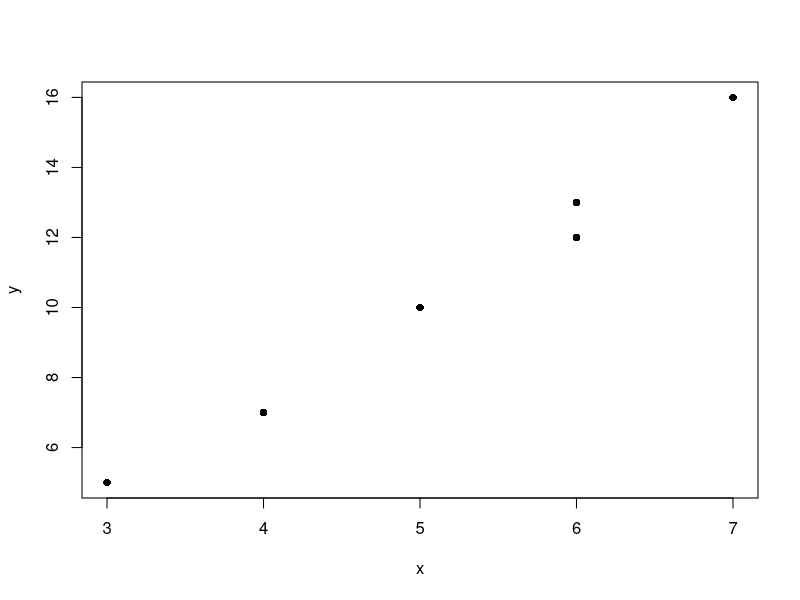

Source code (R):





# Introduction to regression models (linear models)
# and:
# WHY do we need probability theory?

###############################################

x = c(4,6,4,5,6,7,3)
y = c(7,13,7,10,12,16,5)

xbar = mean(x); ybar = mean(y)

var(x); var(y)
sx = sd(x); sy = sd(y)
r = cor(x, y)

plot(x, y, pch=16)

# MEMORIZE THESE FORMULAS!
# b1 = r*(sy/sx)
# b0 = ybar - b1*xbar

(b1 = r*(sy/sx))
(b0 = ybar - b1*xbar)


# suppose 
b0 = -3.7; b1 = 2.75

(ycap = b0 + b1*x)  # ycap is what the regr eqn predicts the y will be!

(epsi = y - ycap)
sum(epsi^2)

# epsi (y - ycap) are called the "errors" or "residuals"

##################################


df = data.frame(x = c(4,6,4,5,6,7,3),
                y = c(7,13,7,10,12,16,5))
df

# lm is "linear model"
df.mod = lm(y ~ x, data=df)
df.mod

##########################################################

setwd("E:/aa-term-1-19-20/Semester1")


# the delivery time data
dt = read.csv('datasets/delivery-time.csv')

head(dt)

dt.lm = lm(dtime ~ num_cases + distance,
           data=dt)
dt.lm


##########################

# why do we need probability theory?

# the delivery time grandma data
# gmage is obviously is a useless predictor, 
# but how can we know this?
dt = read.csv('datasets/delivery-time-gma.csv')

head(dt)

dt.lm = lm(dtime ~ num_cases + distance + gma,
           data=dt)
dt.lm

# we will see that the answer lies in something called p-values
# p for probability

#############################

data(mtcars)
View(mtcars)

# Can you guess whic of the mtcars variables are NOT good predictors 
# for predicting mpg?
# Again, probability (p-values) will help us...


################################



























